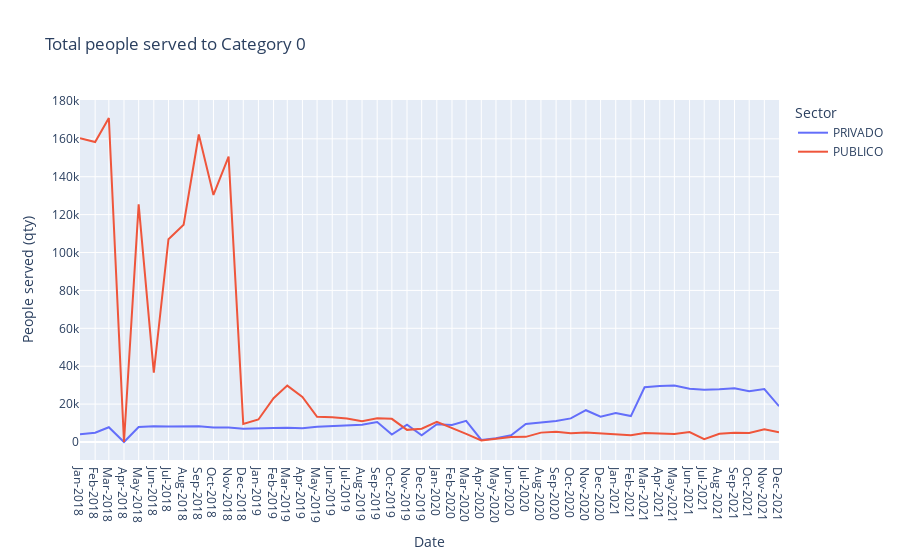

This figure's notebook cell:
### Code cell
import plotly.express as px

df = data_temp
columns_name = list(df.columns)[1:]
fig = px.line(df, 
              x="DATE", 
              y=columns_name,
              hover_data={"DATE": "|%Y %M"},
              labels={
                     "value": "People served (qty)",
                     "DATE": "Date",
                     "variable": "Sector"
                 },
              title='Total people served to Category ' + CATEGORIA_STUDIO)

# fig = px.scatter(data_temp, x="DATE", y=data_temp.columns,
#               hover_data={"DATE": "|%Y %M"},
#               labels={
#                      "value": "People served (qty)",
#                      "DATE": "Date",
#                      "SECTOR2": "Sector"
#                  },
#               title='Total people served to Category ' + CATEGORIA_STUDIO)

fig.update_xaxes(
    dtick="M1",
    tickformat="%b-%Y")
fig.show()

### Figure 1 — Plotly figure (JSON) as saved in the notebook; plotly's stock layout.template omitted (floating-point values rounded to 4 significant figures)
{"data": [{"hovertemplate": "Sector=PRIVADO<br>Date=%{x|%Y %M}<br>People served (qty)=%{y}<extra></extra>", "legendgroup": "PRIVADO", "line": {"color": "#636efa", "dash": "solid"}, "marker": {"symbol": "circle"}, "mode": "lines", "name": "PRIVADO", "orientation": "v", "showlegend": true, "type": "scatter", "x": ["2018-01-01T00:00:00", "2018-02-01T00:00:00", "2018-03-01T00:00:00", "2018-04-01T00:00:00", "2018-05-01T00:00:00", "2018-06-01T00:00:00", "2018-07-01T00:00:00", "2018-08-01T00:00:00", "2018-09-01T00:00:00", "2018-10-01T00:00:00", "2018-11-01T00:00:00", "2018-12-01T00:00:00", "2019-01-01T00:00:00", "2019-02-01T00:00:00", "2019-03-01T00:00:00", "2019-04-01T00:00:00", "2019-05-01T00:00:00", "2019-06-01T00:00:00", "2019-07-01T00:00:00", "2019-08-01T00:00:00", "2019-09-01T00:00:00", "2019-10-01T00:00:00", "2019-11-01T00:00:00", "2019-12-01T00:00:00", "2020-01-01T00:00:00", "2020-02-01T00:00:00", "2020-03-01T00:00:00", "2020-04-01T00:00:00", "2020-05-01T00:00:00", "2020-06-01T00:00:00", "2020-07-01T00:00:00", "2020-08-01T00:00:00", "2020-09-01T00:00:00", "2020-10-01T00:00:00", "2020-11-01T00:00:00", "2020-12-01T00:00:00", "2021-01-01T00:00:00", "2021-02-01T00:00:00", "2021-03-01T00:00:00", "2021-04-01T00:00:00", "2021-05-01T00:00:00", "2021-06-01T00:00:00", "2021-07-01T00:00:00", "2021-08-01T00:00:00", "2021-09-01T00:00:00", "2021-10-01T00:00:00", "2021-11-01T00:00:00", "2021-12-01T00:00:00"], "xaxis": "x", "y": [4052, 4925, 7812, 0, 7899, 8351, 8205, 8244, 8279, 7612, 7673, 7014, 7048, 7446, 7556, 7310, 8001, 8380, 9010, 9111, 10584, 3949, 9157, 3527, 9374, 9026, 11190, 1126, 2017, 3533, 9498, 10421, 11033, 12470, 16776, 13382, 15245, 13667, 28864, 29596, 29800, 28063, 27518, 27835, 28405, 26757, 27911, 18889], "yaxis": "y"}, {"hovertemplate": "Sector=PUBLICO<br>Date=%{x|%Y %M}<br>People served (qty)=%{y}<extra></extra>", "legendgroup": "PUBLICO", "line": {"color": "#EF553B", "dash": "solid"}, "marker": {"symbol": "circle"}, "mode": "lines", "name": "PUBLICO", "orientation": "v", "showlegend": true, "type": "scatter", "x": ["2018-01-01T00:00:00", "2018-02-01T00:00:00", "2018-03-01T00:00:00", "2018-04-01T00:00:00", "2018-05-01T00:00:00", "2018-06-01T00:00:00", "2018-07-01T00:00:00", "2018-08-01T00:00:00", "2018-09-01T00:00:00", "2018-10-01T00:00:00", "2018-11-01T00:00:00", "2018-12-01T00:00:00", "2019-01-01T00:00:00", "2019-02-01T00:00:00", "2019-03-01T00:00:00", "2019-04-01T00:00:00", "2019-05-01T00:00:00", "2019-06-01T00:00:00", "2019-07-01T00:00:00", "2019-08-01T00:00:00", "2019-09-01T00:00:00", "2019-10-01T00:00:00", "2019-11-01T00:00:00", "2019-12-01T00:00:00", "2020-01-01T00:00:00", "2020-02-01T00:00:00", "2020-03-01T00:00:00", "2020-04-01T00:00:00", "2020-05-01T00:00:00", "2020-06-01T00:00:00", "2020-07-01T00:00:00", "2020-08-01T00:00:00", "2020-09-01T00:00:00", "2020-10-01T00:00:00", "2020-11-01T00:00:00", "2020-12-01T00:00:00", "2021-01-01T00:00:00", "2021-02-01T00:00:00", "2021-03-01T00:00:00", "2021-04-01T00:00:00", "2021-05-01T00:00:00", "2021-06-01T00:00:00", "2021-07-01T00:00:00", "2021-08-01T00:00:00", "2021-09-01T00:00:00", "2021-10-01T00:00:00", "2021-11-01T00:00:00", "2021-12-01T00:00:00"], "xaxis": "x", "y": [160299, 158328, 170994, 0, 125405, 36589, 106996, 114654, 162263, 130416, 150602, 9538, 11880, 23149, 29765, 23782, 13271, 13042, 12362, 11012, 12486, 12235, 6406, 7038, 10621, 7123, 4275, 859, 1720, 2674, 2720, 4952, 5466, 4568, 4972, 4616, 4221, 3515, 4735, 4414, 4204, 5277, 1477, 4325, 4927, 4701, 6673, 5174], "yaxis": "y"}], "layout": {"legend": {"title": {"text": "Sector"}, "tracegroupgap": 0}, "title": {"text": "Total people served to Category 0"}, "xaxis": {"anchor": "y", "domain": [0, 1], "dtick": "M1", "tickformat": "%b-%Y", "title": {"text": "Date"}}, "yaxis": {"anchor": "x", "domain": [0, 1], "title": {"text": "People served (qty)"}}}}
